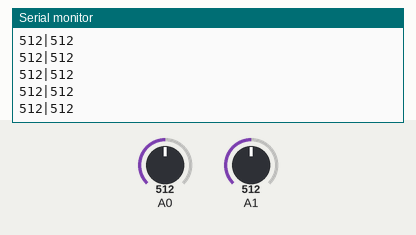
This sketch was run on a simulated Arduino Uno, built with avr-gcc and run on an emulated ATmega328P. Shown: the last lines printed to the serial monitor. The inputs (shaded band) are chosen by the test bench; at power-on: A0 = 512, A1 = 512.

Above: at 1.2 s.
1.3 s: A0 set to 716
At 1.33 s:
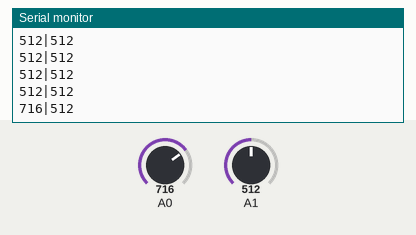
4.3 s: A1 set to 716
At 4.31 s:
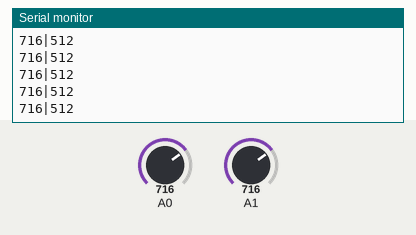
5.8 s: A0 set to 900
At 5.83 s:
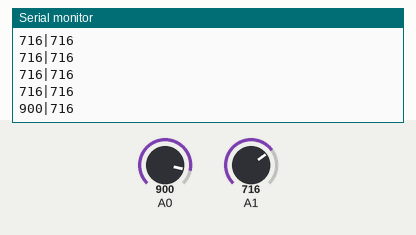
7.3 s: A1 set to 900
At 7.3 s:
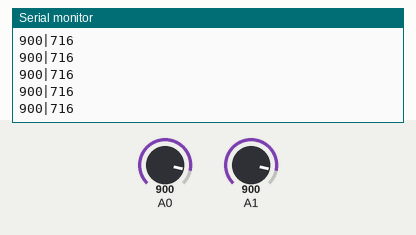
Timing chart, 0 to 9.8 s (numbered marks = the images above; inputs shaded):
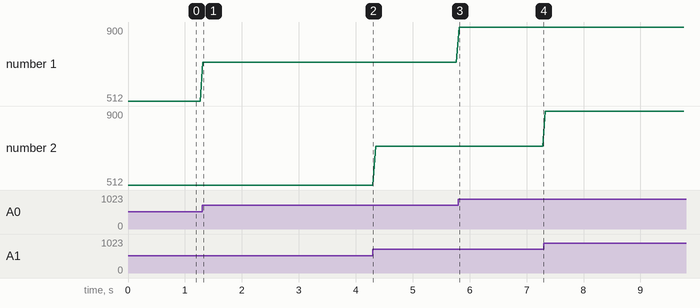

The sketch:

pong0.ino
```cpp
void setup() {
  pinMode(0,INPUT);
  pinMode(1,INPUT);  // Inputs
  Serial.begin(9600);
}

void loop() {
  int leerPuerto0 = analogRead(0);
  int leerPuerto1 = analogRead(1);
  String sendstr=(String)leerPuerto0+"|"+(String)leerPuerto1;
  Serial.println(sendstr);
  delay(50);                      // Alenta las cosas
}
```

Measured:
- after the input at 1.3 s, the serial monitor: prints a new line at once (image 1)
- after the input at 5.8 s, the serial monitor: prints a new line at once (image 3)
- plotted number 1: 512 → 716 after the input at 1.3 s, 716 → 900 after the input at 5.8 s
